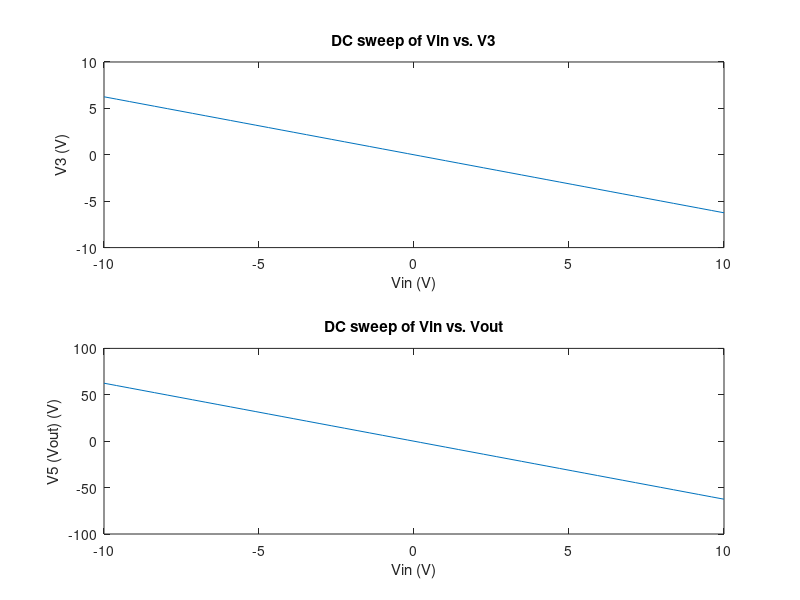
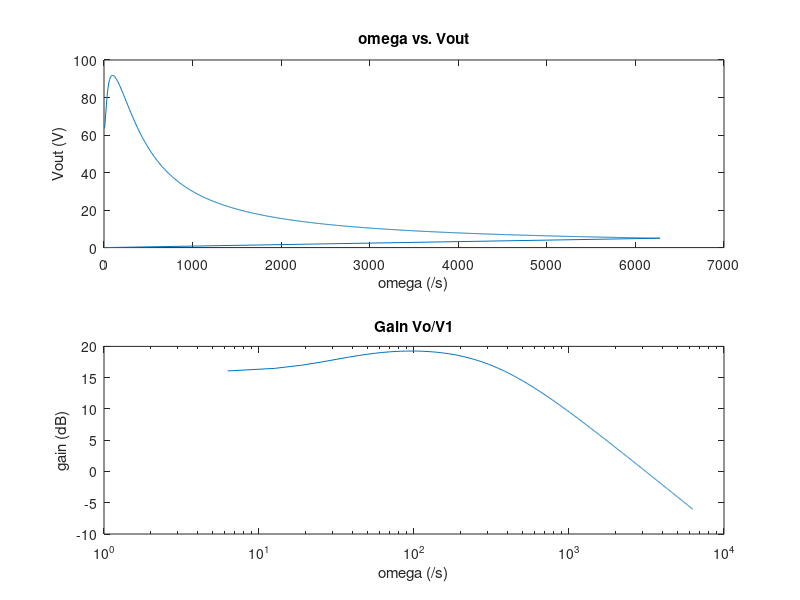

These figures' MATLAB source, in order: (Note: this script raises an error after producing the figures.)
close all;
clear all;
set(0,'DefaultFigureWindowStyle','docked')

%%
% Start by setting up the values for the componants of the circuit
R1 = 1;
c = 0.25;
R2 = 2;
L = 0.2;
R3 = 10;
alpha = 100;
R4 = 0.1;
Ro = 1000;

% For simplicity, use the convert resistnaces to conductances
g1 = 1/R1;
g2 = 1/R2;
g3 = 1/R3;
g4 = 1/R4;
go = 1/Ro;

%%
% Initialize the C, G, and F matricies to the correct size
G = sparse(8,8);
C = sparse(8,8);
F = sparse(8,1);

%%
% Fill in the G matrix using the equations based on the MNA formulation
G(1,1) = g1;
G(1,2) = -g1;
G(2,1) = g1;
G(2,2) = g1+g2;
G(3,3) = g3;
G(4,4) = g4;
G(4,5) = -g4;
G(5,4) = -g4;
G(5,5) = g4+go;
G(6, 1) = 1;
G(7, 2) = 1;
G(7, 3) = -1;
G(8, 3) = -alpha*g3;
G(8, 4) = 1;
G(1, 6) = 1;
G(2, 7) = 1;
G(3, 7) = -1;
G(4, 8) = 1;

%%
% fill in the C matrix using storage elements of the circuit
C(1,1) = c;
C(1,2) = -c;
C(2,1) = -c;
C(2,2) = c;
C(7,7) = -L;

%%
% To solve for Vout (V5) we sweep Vin from -10 to 10V
iter = 50;
Vin = zeros(iter,1);
V3 = zeros(iter,1);
V5 = zeros(iter,1);
count = 1;
for i = -10:(20/(iter-1)):10
    F(6) = i;
    V = G\F;
    V3(count) = V(3);
    V5(count) = V(5);
    Vin(count) = i;
    count = count+1;
end

figure(1)
subplot(2,1,1);
plot(Vin, V3);
title('DC sweep of Vin vs. V3');
xlabel('Vin (V)');
ylabel('V3 (V)');

subplot(2,1,2)
plot(Vin, V5);
title('DC sweep of Vin vs. Vout');
xlabel('Vin (V)');
ylabel('V5 (Vout) (V)');

%%
% For the AC case, plot Vout as a function of omega
iter = 1000;
omega = zeros(iter,1);
gain = zeros(iter,1);
Vo = zeros(iter,1);
for i = 1:1:iter-1
    S = 1i*i;
    V = inv((G + S.*C))*F;
    Vo(i) = abs(V(5));
    omega(i) = 2*pi*i;
    gain(i) = 20*log10(abs(Vo(i))/abs(V(1)));
end

figure(2)
subplot(2,1,1);
plot(omega,Vo);
title('omega vs. Vout');
xlabel('omega (/s)');
ylabel('Vout (V)');

% The gain in dB also needs to be plotted with respect to the angular
% frequency
subplot(2,1,2);
semilogx(omega, gain);
title('Gain Vo/V1');
xlabel('omega (/s)');
ylabel('gain (dB)');

%%
% a normally distributed random perturbation is applied to the capacitor
Vo = zeros(length(omega),1);
gain = zeros(length(omega),1);
for i = 1:length(gain)
    pert = randn()*0.05;
    C(1,1) = c*pert;
    C(2,1) = -c*pert;
    C(1,2) = -c*pert;
    C(2,2) = c*pert;
    
    S = 1i*2*pi;
    V = inv((G + S.*C))*F;
    Vo(i) = abs(V(5));
    gain(i) = 20*log10(abs(Vo(i))/abs(V(1)));
end

figure(3)
histogram(gain,75);
title('Histogram of gain with 0.05 perturbation on C');
ylabel('count');
xlabel('Gain (dB)');
